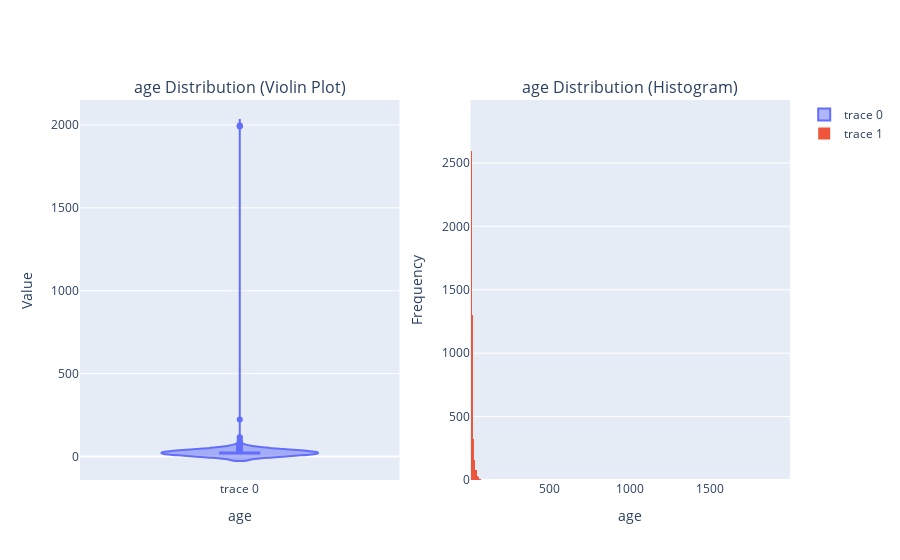

The notebook cell saved with this chart:
### Code cell
visualize_column_distribution(selected_features_df,'age','numerical')

### Figure 1 — Plotly figure (JSON) as saved in the notebook; plotly's stock layout.template omitted (floating-point values rounded to 4 significant figures; data arrays with more than 128 entries replaced by an {"elided": "..."} marker saying what was removed)
{"data": [{"box": {"visible": true}, "type": "violin", "xaxis": "x", "y": {"elided": "29390 int values"}, "yaxis": "y"}, {"type": "histogram", "x": {"elided": "29390 int values"}, "xaxis": "x2", "yaxis": "y2"}], "layout": {"annotations": [{"font": {"size": 16}, "showarrow": false, "text": "age Distribution (Violin Plot)", "x": 0.225, "xanchor": "center", "xref": "paper", "y": 1, "yanchor": "bottom", "yref": "paper"}, {"font": {"size": 16}, "showarrow": false, "text": "age Distribution (Histogram)", "x": 0.775, "xanchor": "center", "xref": "paper", "y": 1, "yanchor": "bottom", "yref": "paper"}], "xaxis": {"anchor": "y", "domain": [0, 0.45], "title": {"text": "age"}}, "xaxis2": {"anchor": "y2", "domain": [0.55, 1], "title": {"text": "age"}}, "yaxis": {"anchor": "x", "domain": [0, 1], "title": {"text": "Value"}}, "yaxis2": {"anchor": "x2", "domain": [0, 1], "title": {"text": "Frequency"}}}}
